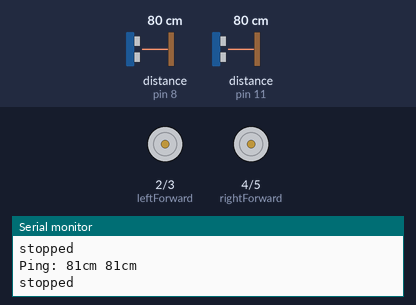
The sketch below on a simulated Arduino Uno, built with avr-gcc and run on an emulated ATmega328P. On the bench: motor-driver pin pairs drawn as motors (green arrow = first pin HIGH = forward, orange = second pin HIGH = backward, longer = more drive), the last lines printed to the serial monitor. Inputs (shaded band) come from the test bench; at power-on: distance to the obstacle (sensors on pin 8, pin 11) 80 cm. The echo pulse lasts 58.3 µs per cm.

Above: at 1.2 s.
1.3 s: distance to the obstacle (sensor on pin 8) set to 23 cm
2.8 s: distance to the obstacle (sensor on pin 8) set to 18 cm
At 4.0 s:
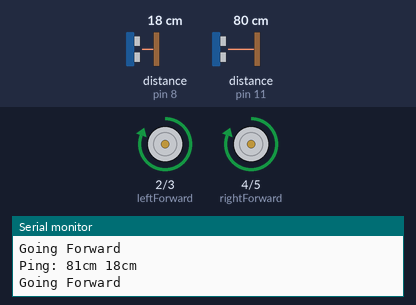
4.3 s: distance to the obstacle (sensor on pin 11) set to 23 cm
5.8 s: distance to the obstacle (sensor on pin 11) set to 19 cm
At 6.2 s:
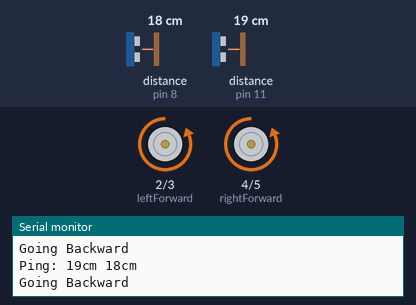
7.4 s: distance to the obstacle (sensor on pin 11) set to 35 cm
At 8.4 s:
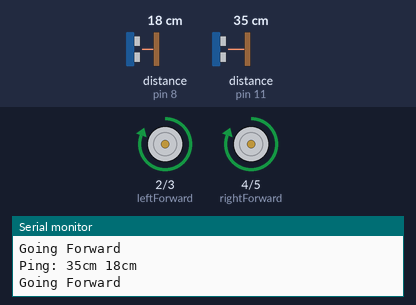
8.9 s: distance to the obstacle (sensor on pin 11) set to 2 cm
At 9.6 s:
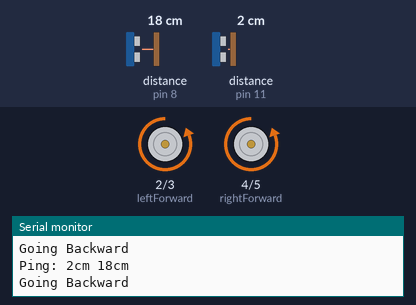
Timing chart, 0 to 11.4 s (numbered marks = the images above; inputs shaded):
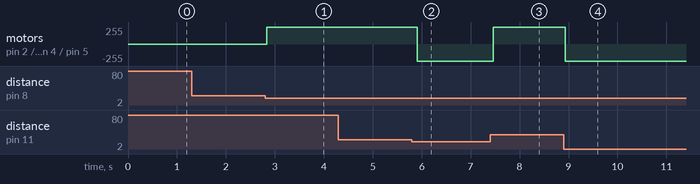

The sketch:

sonar.ino
```cpp
// ---------------------------------------------------------------------------
// Example NewPing library sketch that does a ping about 20 times per second.
// ---------------------------------------------------------------------------

#include <NewPing.h>

#define TRIGGER_PIN1  10  // Arduino pin tied to trigger pin on the ultrasonic sensor.
#define ECHO_PIN1     11  // Arduino pin tied to echo pin on the ultrasonic sensor.
#define MAX_DISTANCE 200 // Maximum distance we want to ping for (in centimeters). Maximum sensor distance is rated at 400-500cm.

#define TRIGGER_PIN2  9  // Arduino pin tied to trigger pin on the ultrasonic sensor.
#define ECHO_PIN2    8  // Arduino pin tied to echo pin on the ultrasonic sensor.
const int leftForward = 2;
const int leftBackward = 3;
const int rightForward = 4;
const int rightBackward = 5;
const int minDistance = 20;


NewPing sonar1(TRIGGER_PIN1, ECHO_PIN1, MAX_DISTANCE); // NewPing setup of pins and maximum distance.
NewPing sonar2(TRIGGER_PIN2, ECHO_PIN2, MAX_DISTANCE); // NewPing setup of pins and maximum distance.

void stop() {
  Serial.println("stopped");
  digitalWrite(leftForward, LOW);
  digitalWrite(rightForward, LOW);
  digitalWrite(leftBackward, LOW);
  digitalWrite(rightBackward, LOW);
}

void setup() {
  Serial.begin(115200); // Open serial monitor at 115200 baud to see ping results.
  pinMode(leftForward, OUTPUT);
  pinMode(leftBackward, OUTPUT);
  pinMode(rightForward, OUTPUT);
  pinMode(rightBackward, OUTPUT);
}

void loop() {
  delay(100);                      // Wait 50ms between pings (about 20 pings/sec). 29ms should be the shortest delay between pings.
  unsigned int front = sonar1.ping(); // Send ping, get ping time in microseconds (uS).
  unsigned int back = sonar2.ping(); // Send ping, get ping time in microseconds (uS).
  unsigned int front_mov = front / US_ROUNDTRIP_CM;
  unsigned int back_mov = back / US_ROUNDTRIP_CM;
  Serial.print("Ping: ");
  Serial.print(front / US_ROUNDTRIP_CM); // Convert ping time to distance in cm and print result (0 = outside set distance range)
  Serial.print("cm ");
  Serial.print(back / US_ROUNDTRIP_CM); // Convert ping time to distance in cm and print result (0 = outside set distance range)
  Serial.println("cm ");

  // if ((front == 0 && back == 0) && front <= minDistance && back <= minDistance) {
  //   stop();
  // }
  if (front_mov != 0 && front_mov <= minDistance) {
  	Serial.println("Going Backward");
	digitalWrite(leftForward, LOW);
	digitalWrite(rightForward, LOW);
	digitalWrite(leftBackward, HIGH);
	digitalWrite(rightBackward, HIGH);
  }
  else if (back_mov != 0 && back_mov <= minDistance) {
  	Serial.println("Going Forward");
	digitalWrite(leftBackward, LOW);
	digitalWrite(rightBackward, LOW);
	digitalWrite(leftForward, HIGH);
	digitalWrite(rightForward, HIGH);
  }
  else {
    stop();
  }
}
```

Measured:
- the behaviour switches between 21 and 20 cm on distance to the obstacle (sensor on pin 8) (found by bisection; images 0 and 1)
- the behaviour switches between 21 and 20 cm on distance to the obstacle (sensor on pin 11) (found by bisection; images 1 and 2)
- after the input at 2.8 s, motor on pin 2 (leftForward) / pin 3 (leftBackward), motor on pin 4 (rightForward) / pin 5 (rightBackward): stopped → forward 255/255 at once
- after the input at 5.8 s, motor on pin 2 (leftForward) / pin 3 (leftBackward), motor on pin 4 (rightForward) / pin 5 (rightBackward): forward 255/255 → backward 255/255 after 0.10 s
- after the input at 7.4 s, motor on pin 2 (leftForward) / pin 3 (leftBackward), motor on pin 4 (rightForward) / pin 5 (rightBackward): backward 255/255 → forward 255/255 after 0.07 s
- after the input at 8.9 s, motor on pin 2 (leftForward) / pin 3 (leftBackward), motor on pin 4 (rightForward) / pin 5 (rightBackward): forward 255/255 → backward 255/255 at once
